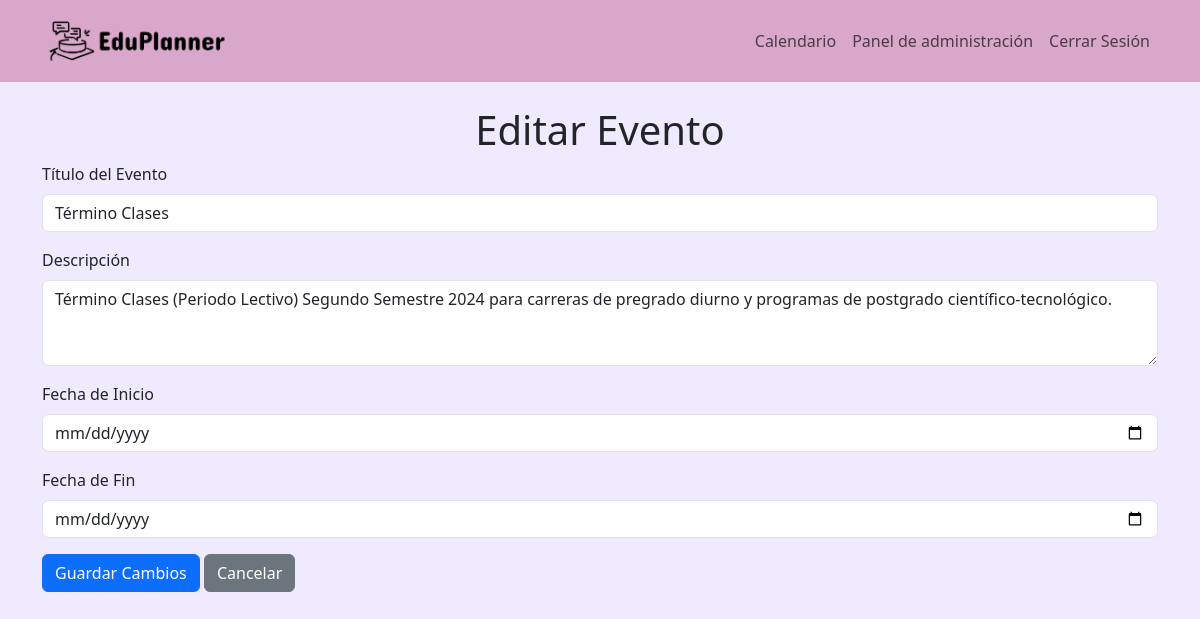
Screenshot of /editar-evento/1/ (signed in) with the database file from the repository.
### Calendar/models.py (models this page shows, shortened)
class EventosAcademicos(models.Model):
    titulo = models.CharField(max_length=200)
    descripcion = models.TextField(blank=True)
    fecha_inicio = models.DateField()
    fecha_fin = models.DateField()
    lista_tipos = {
        "1": "Inicio de Semestre",
        "2": "Fin de Semestre",
        "3": "Inicio de Inscripción de Asignaturas",
        "4": "Fin de Inscripción de Asignaturas",
        "5": "Receso Académico",
        "6": "Feriado Nacional", # Default 4 Feriados
        "7": "Feriado Regional",
        "8": "Inicio de Plazos de Solicitudes Administrativas",
        "9": "Fin de Plazos de Solicitudes Administrativas",
        "10": "Inicio de Plazos para la Gestión de Beneficios",
        "11": "Fin de Plazos para la Gestión de Beneficios",
        "12": "Ceremonia de Titulación o Graduación",
        "13": "Reunión de Consejo Académico",
        "14": "Talleres y Charlas",
        "15": "Día de Orientación para Nuevos Estudiantes",
        "16": "Eventos Extracurriculares",
        "17": "Inicio de Clases",
        "18": "Último Día de Clases",
        "19": "Día de Puertas Abiertas",
        "20": "Suspensión de Actividades Completa",
        "21": "Suspensión de Actividades Parcial",
    }
    tipo =  models.CharField(max_length=3, choices=lista_tipos)

### eduplanner/views.py (the view, shortened to what this page needs)
# urls.py: path('editar-evento/<int:evento_id>/', views.editar_evento, name='editar_evento'),
@login_required
def editar_evento(request, evento_id):
    if request.user.groups.filter(name='Académicos').exists() or request.user.groups.filter(name='Comité Académico').exists():
        evento = get_object_or_404(EventosAcademicos, id=evento_id)
        return render(request, 'editar_evento.html', {'evento': evento})
    else:
        return redirect('pag_principal')

### eduplanner/context_processors.py (called while the page is built)
def verificar_autorizacion(request):
    if request.user.is_authenticated:
        autorizacion = request.user.groups.filter(name__in=['Académicos', 'Comité Académico']).exists()
    else:
        autorizacion = False
    return {'autorizacion': autorizacion}

### eduplanner/templates/editar_evento.html (shortened to what this page needs)
{% extends 'base.html' %}
{% block content %}
<div class="container">
    <br>
    <h1 class="text-center">Editar Evento</h1>
    <form method="POST">
        <div class="mb-3">
            <label for="titulo" class="form-label">Título del Evento</label>
            <input type="text" class="form-control" id="titulo" name="titulo" value="{{ evento.titulo }}" required>
        </div>
        <div class="mb-3">
            <label for="descripcion" class="form-label">Descripción</label>
            <textarea class="form-control" id="descripcion" name="descripcion" rows="3" required>{{ evento.descripcion }}</textarea>
        </div>
        <div class="mb-3">
            <label for="fecha_inicio" class="form-label">Fecha de Inicio</label>
            <input type="date" class="form-control" id="fecha_inicio" name="fecha_inicio" value="{{ evento.fecha_inicio }}" required>
        </div>
        <div class="mb-3">
            <label for="fecha_fin" class="form-label">Fecha de Fin</label>
            <input type="date" class="form-control" id="fecha_fin" name="fecha_fin" value="{{ evento.fecha_fin }}">
        </div>
        <button type="submit" class="btn btn-primary">Guardar Cambios</button>
        <a href="{% url 'panel_admin' %}" class="btn btn-secondary">Cancelar</a>
    </form>
    <br>
</div>
{% endblock %}

### rows the page displays
EventosAcademicos: titulo "Término Clases", descripcion "Término Clases (Periodo Lectivo) Segundo Semestre 2024 para carreras de pregrado diurno y programas de postgrado científico-tecnológico."
